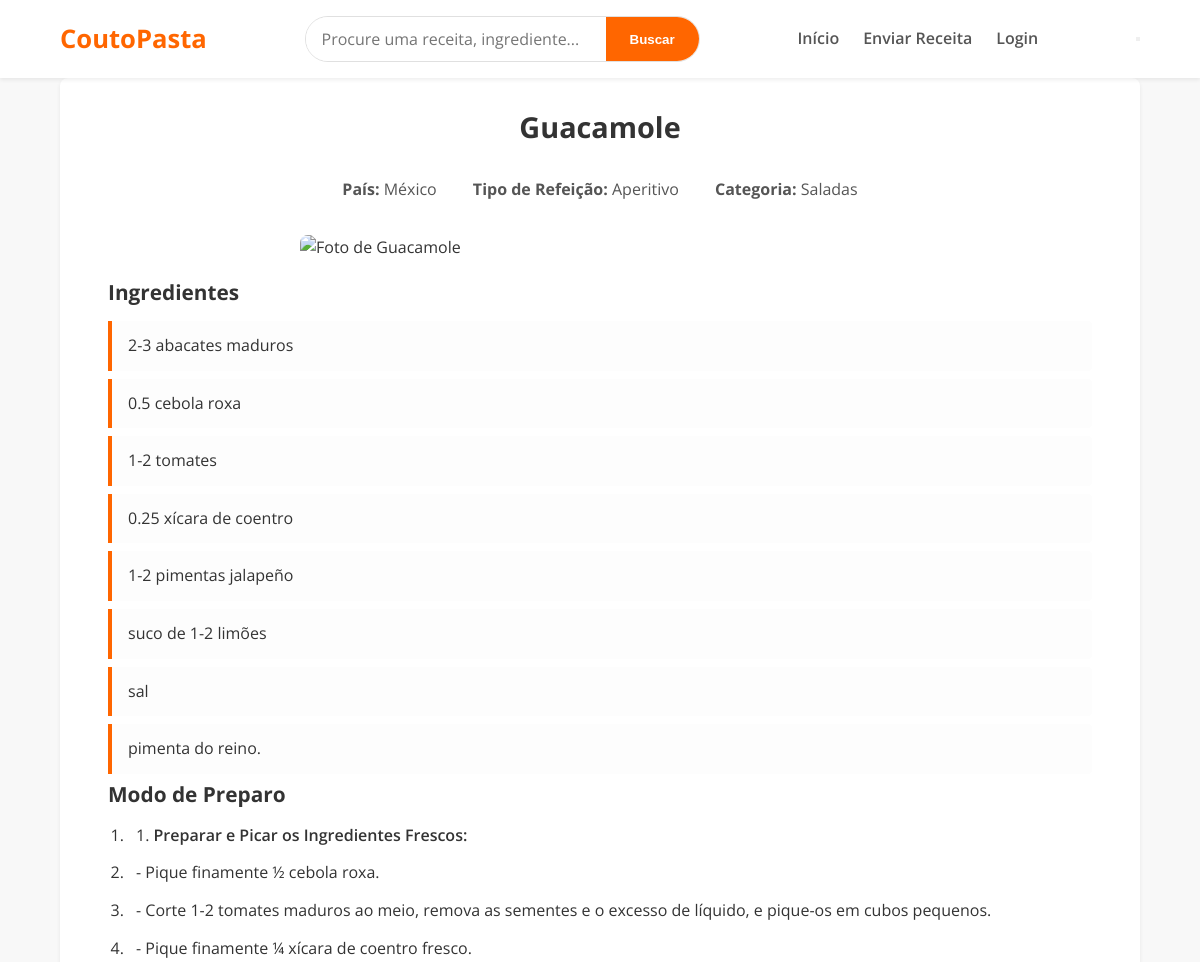
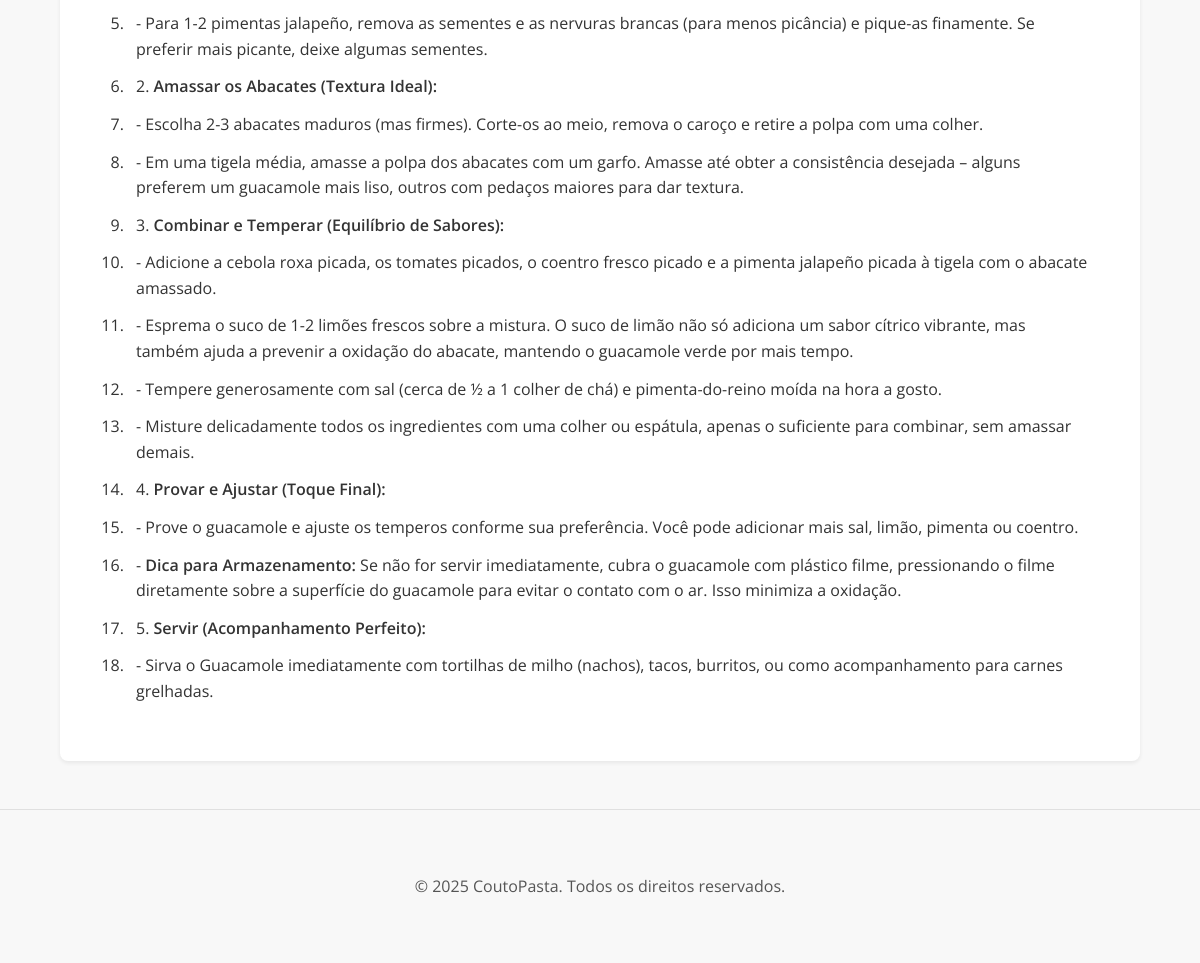
Screenshot of /paginas/comidas/visualizar_receita.php?id=21 with the database file from the repository (2 pictures, top to bottom).
### tables this page shows
CREATE TABLE IF NOT EXISTS `receitas` (
  `id` int(11) NOT NULL AUTO_INCREMENT,
  `nome` varchar(255) NOT NULL,
  `pais_id` int(11) NOT NULL,
  `tipo_refeicao_id` int(11) NOT NULL,
  `categoria_id` int(11) NOT NULL,
  `ingredientes` text NOT NULL,
  `preparo` text NOT NULL,
  `info_adicional` text DEFAULT NULL,
  `usuario_id` int(11) NOT NULL,
  `foto` varchar(255) DEFAULT NULL,
  PRIMARY KEY (`id`),
  KEY `pais_id` (`pais_id`),
  KEY `tipo_refeicao_id` (`tipo_refeicao_id`),
  KEY `categoria_id` (`categoria_id`),
  KEY `usuario_id` (`usuario_id`),
  CONSTRAINT `receitas_ibfk_1` FOREIGN KEY (`pais_id`) REFERENCES `paises` (`id`),
  CONSTRAINT `receitas_ibfk_2` FOREIGN KEY (`tipo_refeicao_id`) REFERENCES `tipos_refeicao` (`id`),
  CONSTRAINT `receitas_ibfk_3` FOREIGN KEY (`categoria_id`) REFERENCES `categorias` (`id`),
  CONSTRAINT `receitas_ibfk_4` FOREIGN KEY (`usuario_id`) REFERENCES `usuarios` (`id`)
);

CREATE TABLE IF NOT EXISTS `paises` (
  `id` int(11) NOT NULL AUTO_INCREMENT,
  `nome` varchar(255) NOT NULL,
  PRIMARY KEY (`id`),
  UNIQUE KEY `nome` (`nome`)
);

CREATE TABLE IF NOT EXISTS `tipos_refeicao` (
  `id` int(11) NOT NULL AUTO_INCREMENT,
  `nome` varchar(255) NOT NULL,
  PRIMARY KEY (`id`),
  UNIQUE KEY `nome` (`nome`)
);

CREATE TABLE IF NOT EXISTS `categorias` (
  `id` int(11) NOT NULL AUTO_INCREMENT,
  `nome` varchar(255) NOT NULL,
  PRIMARY KEY (`id`),
  UNIQUE KEY `nome` (`nome`)
);

### paginas/comidas/visualizar_receita.php (the view, shortened to what this page needs)
<?php
require_once('../includes/header.php');
require_once('../../config.php');
$receita_id = intval($_GET['id']);
$sql = "SELECT
            r.id,
            r.nome,
            r.ingredientes,
            r.preparo,
            r.foto,
            r.info_adicional,
            r.usuario_id,
            p.nome AS pais_nome,
            tr.nome AS tipo_refeicao_nome,
            c.nome AS categoria_nome
        FROM receitas AS r
        JOIN paises AS p ON r.pais_id = p.id
        JOIN tipos_refeicao AS tr ON r.tipo_refeicao_id = tr.id
        JOIN categorias AS c ON r.categoria_id = c.id
        WHERE r.id = ?";
$stmt = $conn->prepare($sql);
$stmt->bind_param("i", $receita_id);
$stmt->execute();
$result = $stmt->get_result();
if ($result->num_rows > 0) {
    $receita = $result->fetch_assoc();
?>
    <div class="receita-view container">
        <h2><?php echo htmlspecialchars($receita['nome']); ?></h2>
        <div class="receita-meta">
            <span><strong>País:</strong> <?php echo htmlspecialchars($receita['pais_nome']); ?></span>
            <span><strong>Tipo de Refeição:</strong> <?php echo htmlspecialchars($receita['tipo_refeicao_nome']); ?></span>
            <span><strong>Categoria:</strong> <?php echo htmlspecialchars($receita['categoria_nome']); ?></span>
        </div>
        <div class="receita-details">
            <?php if (!empty($receita['foto'])): ?>
            <div class="receita-img">
                <img src="/coutopasta/uploads/receitas/<?php echo htmlspecialchars($receita['foto']); ?>" alt="Foto de <?php echo htmlspecialchars($receita['nome']); ?>" style="width: 100%; max-width: 600px; height: auto; border-radius: 8px; margin: 0 auto 20px; display: block;">
            </div>
            <?php endif; ?>
            <div class="ingredientes">
                <h3>Ingredientes</h3>
                <?php
                $ingredientes_texto = trim($receita['ingredientes']);
                if (!empty($ingredientes_texto)) {
                    echo '<ul>';
                    $ingredientes_normalizado = str_replace(array("\r\n", "\r", "\n"), ",", $ingredientes_texto);
                    $ingredientes_lista = explode(',', $ingredientes_normalizado);
                    foreach ($ingredientes_lista as $ingrediente) {
                        $ingrediente_trim = trim($ingrediente);
                        if (!empty($ingrediente_trim)) {
                            echo '<li>' . htmlspecialchars($ingrediente_trim) . '</li>';
                        }
                    }
                    echo '</ul>';
                } else {
                    echo '<p>Nenhum ingrediente listado.</p>';
                }
                ?>
            </div>
            <div class="preparo">
                <h3>Modo de Preparo</h3>
                <div class="preparo-passos">
                    <?php
                    $preparo_texto = $receita['preparo'];
                    $linhas = preg_split('/
?
/', $preparo_texto);
                    $is_list_open = false;
                    foreach ($linhas as $linha) {
                        $linha_trim = trim($linha);
                        if (substr($linha_trim, -1) === ':') {
                            if ($is_list_open) {
                                echo '</ol>';
                                $is_list_open = false;
                            }
                            echo '<h4 class="preparo-titulo-destaque">' . htmlspecialchars($linha_trim) . '</h4>';
                        } else {
                            if (!$is_list_open) {
                                echo '<ol class="preparo-lista">';
                                $is_list_open = true;
                            }
                            $passo_formatado = preg_replace('/\*\*(.*?)\*\*/', '<span class="destaque">$1</span>', htmlspecialchars($linha_trim));
                            echo '<li>' . $passo_formatado . '</li>';
                        }
                    }
                    if ($is_list_open) {
                        echo '</ol>';
                    }
                    ?>
                </div>
            </div>
        </div>
    </div>
<?php
} else {
    echo "<h2>Receita não encontrada</h2><p>A receita que você está procurando não existe.</p>";
}
require_once('../includes/footer.php');
?>

### css/style.css (style rules this page uses)
:root { --orange: #ff6600; --dark-text: #333333; --grey-text: #555555; --background: #f8f8f8; --white: #ffffff; --border-color: #e0e0e0; --shadow-sm: 0 2px 4px rgba(0,0,0,0.07); --shadow-md: 0 5px 15px rgba(0,0,0,0.1); --transition: all 0.2s ease-in-out; }
*, *::before, *::after { box-sizing: border-box; margin: 0; padding: 0; }
html { scroll-behavior: smooth; }
body { font-family: 'Open Sans', sans-serif; background-color: var(--background); color: var(--dark-text); line-height: 1.6; font-size: 16px; -webkit-font-smoothing: antialiased; }
img { max-width: 100%; height: auto; display: block; }
h1, h2, h3, h4, h5, h6 { font-weight: 700; line-height: 1.2; margin-bottom: 1rem; }
h2 { font-size: 1.8rem; text-align: center; margin-bottom: 2rem; }
h3 { font-size: 1.3rem; }
.container { width: 90%; max-width: 1200px; margin: 0 auto; padding: 2rem 0; }
.receita-view { background-color: var(--white); padding: 2rem 3rem; border-radius: 8px; box-shadow: var(--shadow-sm); }
.receita-meta { text-align: center; margin-bottom: 2rem; color: var(--grey-text); }
.receita-meta span { margin: 0 1rem; }
.ingredientes ul { list-style-type: none; padding-left: 0; }
.ingredientes li { background-color: #fdfdfd; border-left: 4px solid var(--orange); margin-bottom: 0.5rem; padding: 0.75rem 1rem; border-radius: 0 4px 4px 0; transition: var(--transition); }
.preparo-lista { padding-left: 20px; margin-bottom: 1.5rem; }
.preparo-lista li { margin-bottom: 0.75rem; padding-left: 0.5rem; }
.destaque { font-weight: 600; color: var(--dark-text); }

### rows the page displays
receitas: nome "Guacamole", pais.nome "México", tipo_refeicao.nome "Aperitivo", categoria.nome "Saladas", ingredientes "2-3 abacates maduros", ingredientes "0.5 cebola roxa", ingredientes "1-2 tomates", ingredientes "0.25 xícara de coentro", ingredientes "1-2 pimentas jalapeño", ingredientes "suco de 1-2 limões", ingredientes "sal", ingredientes "pimenta do reino.", preparo "1. Preparar e Picar os Ingredientes Frescos:", preparo "- Pique finamente ½ cebola roxa.", preparo "- Corte 1-2 tomates maduros ao meio, remova as sementes e o excesso de líquido, e pique-os em cubos pequenos.", preparo "- Pique finamente ¼ xícara de coentro fresco.", preparo "- Para 1-2 pimentas jalapeño, remova as sementes e as nervuras brancas (para menos picância) e pique-as finamente. Se preferir mais picante, deixe algumas sementes.", preparo "2. Amassar os Abacates (Textura Ideal):", preparo "- Escolha 2-3 abacates maduros (mas firmes). Corte-os ao meio, remova o caroço e retire a polpa com uma colher.", preparo "- Em uma tigela média, amasse a polpa dos abacates com um garfo. Amasse até obter a consistência desejada – alguns preferem um guacamole mais liso, outros com pedaços maiores para dar textura.", preparo "3. Combinar e Temperar (Equilíbrio de Sabores):", preparo "- Adicione a cebola roxa picada, os tomates picados, o coentro fresco picado e a pimenta jalapeño picada à tigela com o abacate amassado.", preparo "- Esprema o suco de 1-2 limões frescos sobre a mistura. O suco de limão não só adiciona um sabor cítrico vibrante, mas também ajuda a prevenir a oxidação do abacate, mantendo o guacamole verde por mais tempo.", preparo "- Tempere generosamente com sal (cerca de ½ a 1 colher de chá) e pimenta-do-reino moída na hora a gosto.", preparo "- Misture delicadamente todos os ingredientes com uma colher ou espátula, apenas o suficiente para combinar, sem amassar demais.", preparo "4. Provar e Ajustar (Toque Final):", preparo "- Prove o guacamole e ajuste os temperos conforme sua preferência. Você pode adicionar mais sal, limão, pimenta ou coentro.", preparo "- Dica para Armazenamento: Se não for servir imediatamente, cubra o guacamole com plástico filme, pressionando o filme diretamente sobre a superfície do guacamole para evitar o contato com o ar. Isso minimiza a oxidação.", preparo "5. Servir (Acompanhamento Perfeito):", preparo "- Sirva o Guacamole imediatamente com tortilhas de milho (nachos), tacos, burritos, ou como acompanhamento para carnes grelhadas."
